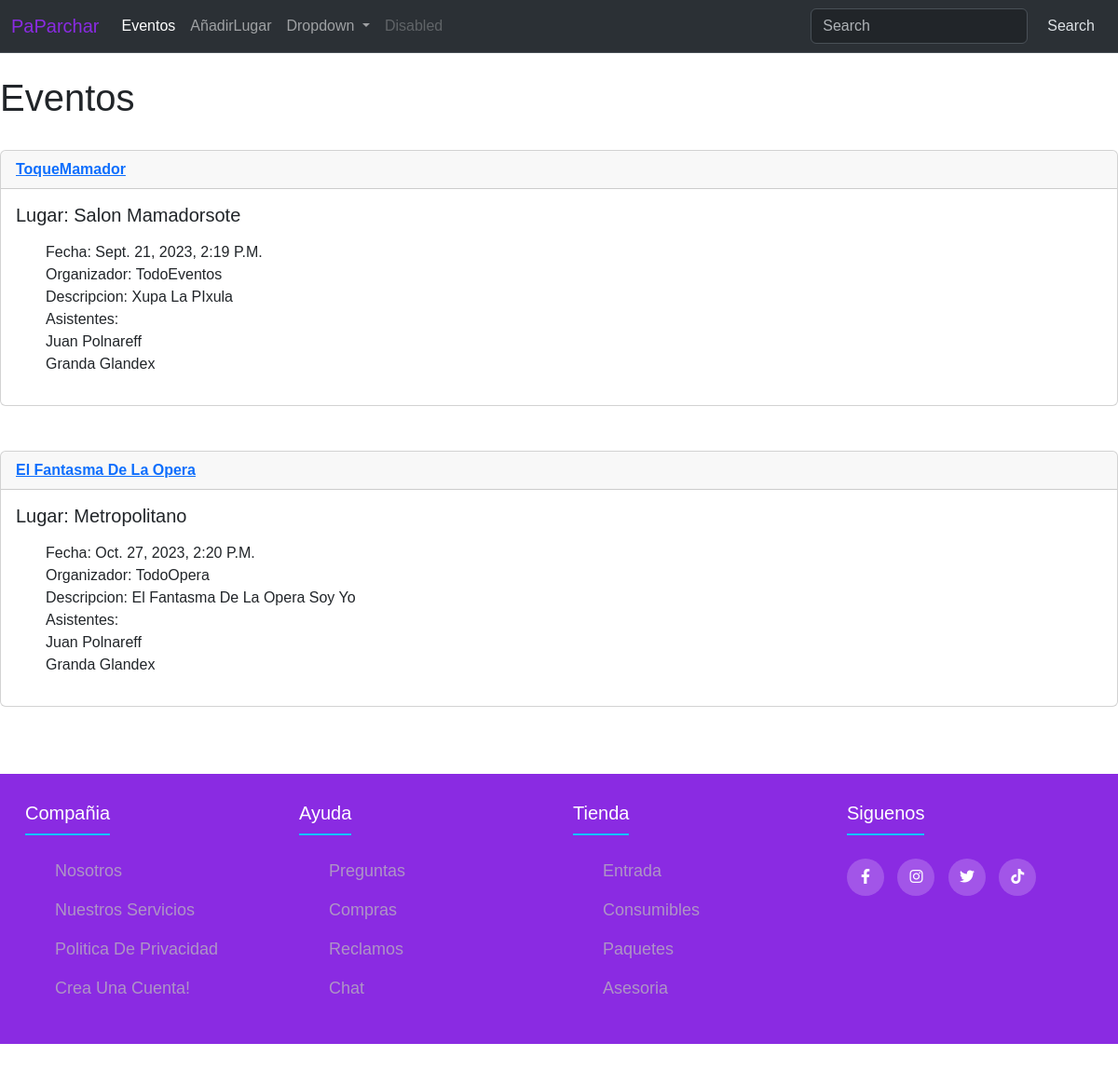
/eventos, run on the app's committed database.
### eventos/models.py (models this page shows)
class Event(models.Model):
    name = models.CharField('Event Name', max_length=120)
    event_date = models.DateTimeField()
    venue = models.ForeignKey(Venue, blank=True, null=True, on_delete=models.CASCADE)
    company =  models.CharField(max_length=120)
    description = models.TextField(blank=True)
    attendees = models.ManyToManyField(User, blank = True)
    def __str__(self):
        return self.name

class Venue(models.Model):
    name = models.CharField(max_length=150)
    address = models.CharField(max_length=300)
    phone = models.IntegerField(validators=[MinValueValidator(0),MaxValueValidator(11)])
    email_address = models.CharField(max_length=250)
    def __str__(self) -> str:
        return self.name

class User(models.Model):
    first_name = models.CharField(max_length=250)
    nickname = models.CharField(max_length=250)
    email = models.EmailField()
    def __str__(self):
        return self.first_name + ' ' + self.nickname

### eventos/views.py (the view)
# urls.py: path('eventos', eventoVista.all_events, name="eventlist"),
def all_events(request):
    event_list = Event.objects.all()
    return render(request, 'eventos/eventlist.html', {'event_list':event_list})

### eventos/templates/eventos/eventlist.html
{% extends 'eventos/base.html' %}
{% block content %}
<h1>Eventos</h1>
<br/>
{% for event in event_list %}
<div class="card">
    <div class="card-header">
        <strong><a href="{% url 'show_event' event.id %}"> {{ event }} </a> </strong>
    </div>
    <div class="card-body">
      <h5 class="card-title"> lugar: {{ event.venue }} </h5>
      <p class="card-text"><ul>
        <li>fecha: {{ event.event_date }} </li>
        <li>organizador: {{ event.company }} </li>
        <li>descripcion: {{ event.description }} </li>
        <li> Asistentes:<br/>
        {% for user in event.attendees.all %}
              {{ user }}<br/>
        {% endfor %}
        </li>
        </ul></p>
    </div>
  </div>
   <br/><br/>
{% endfor %}
{% endblock %}

### eventos/templates/eventos/base.html (shortened to what this page needs)
{% load static %}
<!doctype html>
<html lang="en">
  <head>
    <link href="https://cdn.jsdelivr.net/npm/bootstrap@5.3.2/dist/css/bootstrap.min.css" rel="stylesheet">
    <link rel="stylesheet" href='{% static "css/style.css" %}'>
  </head>
  <body>
    <header>{% include 'eventos/navbar.html' %} </header>
    <br/>
    {% block content %}
    {% endblock %}
    <br>
    <footer>
      {% include 'eventos/footer.html' %}
    </footer>
  <body>
</html>

### eventos/templates/eventos/navbar.html (shortened to what this page needs)
<nav class="navbar navbar-expand-lg bg-body-tertiary bg-dark border-bottom border-body" data-bs-theme="dark">
    <div class="container-fluid">
      <a class="navbar-brand" href="{% url 'home' %}" style="color: blueviolet;">PaParchar</a>
      <div class="collapse navbar-collapse" id="navbarSupportedContent">
        <ul class="navbar-nav me-auto mb-2 mb-lg-0">
          <li class="nav-item">
            <a class="nav-link active" aria-current="page" href="{% url 'eventlist' %}">Eventos</a>
          </li>
          <li class="nav-item">
            <a class="nav-link" href="{% url 'addvenue' %}">AñadirLugar</a>
          </li>
          <li class="nav-item dropdown">
            <a class="nav-link dropdown-toggle" href="#" role="button" data-bs-toggle="dropdown" aria-expanded="false">
              Dropdown
            </a>
          </li>
          <li class="nav-item">
            <a class="nav-link disabled" aria-disabled="true">Disabled</a>
          </li>
        </ul>
        <form class="d-flex" role="search" method= POST action = "{% url 'search_result' %}">
          <input class="form-control me-2" type="search" placeholder="Search" aria-label="Search" name="searched">
          <button class="btn btn-outline-secundary" type="submit">Search</button>
        </form>
      </div>
    </div>
  </nav>

### eventos/templates/eventos/footer.html (shortened to what this page needs)
{% load static %}
<!doctype html>
<html lang="en">
  <head>
    <link rel="stylesheet" href='{% static "css/style.css" %}'>
    <link rel="stylesheet" href="https://cdnjs.cloudflare.com/ajax/libs/font-awesome/6.2.1/css/all.min.css">
    </head>
    <body>
        <footer class="footer">
            <div class="container">
                <div class="footer-row">
                    <div class="footer-links">
                        <h4>Compañia</h4>
                        <ul>
                            <li><a href="#">Nosotros</a></li>
                            <li><a href="#">Nuestros servicios</a></li>
                            <li><a href="#">Politica de privacidad</a></li>
                            <li><a href="#">Crea una cuenta!</a></li>
                        </ul>
                    </div>
                    <div class="footer-links">
                        <h4>Ayuda</h4>
                        <ul>
                            <li><a href="#">Preguntas</a></li>
                            <li><a href="#">Compras</a></li>
                            <li><a href="#">Reclamos</a></li>
                            <li><a href="#">Chat</a></li>
                        </ul>
                    </div>
                    <div class="footer-links">
                        <h4>Tienda</h4>
                        <ul>
                            <li><a href="#">Entrada</a></li>
                            <li><a href="#">Consumibles</a></li>
                            <li><a href="#">Paquetes</a></li>
                            <li><a href="#">Asesoria</a></li>
                        </ul>
                    </div>
                    <div class="footer-links">
                        <h4>Siguenos</h4>
                        <div class="social-links">
                            <a href="#"><i class="fab fa-facebook-f"></i></a>
                            <a href="#"><i class="fab fa-instagram"></i></a>
                            <a href="#"><i class="fab fa-twitter"></i></a>
                            <a href="#"><i class="fab fa-tiktok"></i></a>
                        </div>
                    </div>
                </div>
            </div>
        </footer>
    </body>

### eventos/static/css/style.css (style rules this page uses)
* { margin: 0; padding: 0; box-sizing: border-box; list-style: none; }
body { font-family: sans-serif; text-transform: capitalize; display: flex; flex-direction: column; min-height: 100vh; }
.container { max-width: 1200px; margin: 0 auto; }
.footer { background-color: blueviolet; padding: 30px 0; margin-top: auto; }
.footer-row { display: flex; flex-wrap: wrap; }
.footer-links { width: 25%; padding: 0 15px; }
.footer-links h4 { font-size: 20px; color: #FFFF; margin-bottom: 25px; font-weight: 500; border-bottom: 2px solid #00C3FF; padding-bottom: 10px; display: inline-block; }
.footer-links ul li a { font-size: 18px; text-decoration: none; color: #BBBB; display: block; margin-bottom: 15px; transition: all .3s ease; }
.social-links a { display: inline-block; min-height: 40px; width: 40px; background-color: rgba(255,255,255,0.2); margin: 0 10px 10px 0; text-align: center; line-height: 40px; border-radius: 50%; color: #FFFF; transition: all .5s ease; }

### data on the page
Event: name "ToqueMamador", venue "Salon Mamadorsote", event_date "Sept. 21, 2023, 2:19 P.m.", company "TodoEventos", description "Xupa La PIxula"
User: first_name+nickname "Juan Polnareff"
User: first_name+nickname "Granda Glandex"
Event: name "El Fantasma De La Opera", venue "Metropolitano", event_date "Oct. 27, 2023, 2:20 P.m.", company "TodoOpera", description "El Fantasma De La Opera Soy Yo"
